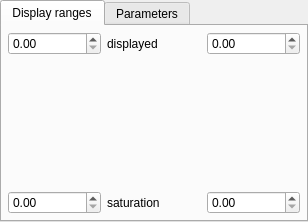
<?xml version="1.0" encoding="UTF-8"?>
<ui version="4.0">
 <class>SFEditDlg</class>
 <widget class="QWidget" name="SFEditDlg">
  <property name="geometry">
   <rect>
    <x>0</x>
    <y>0</y>
    <width>308</width>
    <height>222</height>
   </rect>
  </property>
  <property name="focusPolicy">
   <enum>Qt::StrongFocus</enum>
  </property>
  <property name="windowTitle">
   <string>SF Values</string>
  </property>
  <layout class="QVBoxLayout" name="verticalLayout_2">
   <property name="spacing">
    <number>0</number>
   </property>
   <property name="leftMargin">
    <number>0</number>
   </property>
   <property name="topMargin">
    <number>0</number>
   </property>
   <property name="rightMargin">
    <number>0</number>
   </property>
   <property name="bottomMargin">
    <number>0</number>
   </property>
   <item>
    <widget class="QTabWidget" name="tabWidget_sfeditdlg">
     <property name="currentIndex">
      <number>0</number>
     </property>
     <widget class="QWidget" name="tab">
      <attribute name="title">
       <string>Display ranges</string>
      </attribute>
      <layout class="QVBoxLayout" name="verticalLayout_3">
       <property name="spacing">
        <number>6</number>
       </property>
       <property name="leftMargin">
        <number>6</number>
       </property>
       <property name="topMargin">
        <number>6</number>
       </property>
       <property name="rightMargin">
        <number>6</number>
       </property>
       <property name="bottomMargin">
        <number>6</number>
       </property>
       <item>
        <widget class="QFrame" name="slidersFrame">
         <layout class="QVBoxLayout" name="verticalLayout">
          <property name="leftMargin">
           <number>0</number>
          </property>
          <property name="topMargin">
           <number>0</number>
          </property>
          <property name="rightMargin">
           <number>0</number>
          </property>
          <property name="bottomMargin">
           <number>0</number>
          </property>
          <item>
           <layout class="QHBoxLayout" name="horizontalLayout">
            <item>
             <widget class="QDoubleSpinBox" name="minValSpinBox"/>
            </item>
            <item>
             <widget class="QLabel" name="dispLabel">
              <property name="text">
               <string>displayed</string>
              </property>
             </widget>
            </item>
            <item>
             <widget class="QDoubleSpinBox" name="maxValSpinBox"/>
            </item>
           </layout>
          </item>
          <item>
           <widget class="QFrame" name="histoFrame">
            <property name="sizePolicy">
             <sizepolicy hsizetype="Expanding" vsizetype="Expanding">
              <horstretch>0</horstretch>
              <verstretch>0</verstretch>
             </sizepolicy>
            </property>
           </widget>
          </item>
          <item>
           <layout class="QHBoxLayout" name="horizontalLayout_2">
            <item>
             <widget class="QDoubleSpinBox" name="minSatSpinBox"/>
            </item>
            <item>
             <widget class="QLabel" name="satLabel">
              <property name="text">
               <string>saturation</string>
              </property>
             </widget>
            </item>
            <item>
             <widget class="QDoubleSpinBox" name="maxSatSpinBox"/>
            </item>
           </layout>
          </item>
         </layout>
        </widget>
       </item>
      </layout>
     </widget>
     <widget class="QWidget" name="tab_2">
      <attribute name="title">
       <string>Parameters</string>
      </attribute>
      <layout class="QVBoxLayout" name="verticalLayout_4">
       <item>
        <widget class="QCheckBox" name="nanInGreyCheckBox">
         <property name="toolTip">
          <string>hidden otherwise...</string>
         </property>
         <property name="text">
          <string>show NaN/out of range values in grey</string>
         </property>
         <property name="checked">
          <bool>false</bool>
         </property>
        </widget>
       </item>
       <item>
        <widget class="QCheckBox" name="alwaysShow0CheckBox">
         <property name="text">
          <string>always show 0 in color scale</string>
         </property>
        </widget>
       </item>
       <item>
        <widget class="QCheckBox" name="symmetricalScaleCheckBox">
         <property name="text">
          <string>symmetrical color scale</string>
         </property>
        </widget>
       </item>
       <item>
        <widget class="QCheckBox" name="logScaleCheckBox">
         <property name="text">
          <string>log scale</string>
         </property>
        </widget>
       </item>
       <item>
        <spacer name="verticalSpacer">
         <property name="orientation">
          <enum>Qt::Vertical</enum>
         </property>
         <property name="sizeHint" stdset="0">
          <size>
           <width>20</width>
           <height>40</height>
          </size>
         </property>
        </spacer>
       </item>
      </layout>
     </widget>
    </widget>
   </item>
  </layout>
 </widget>
 <resources/>
 <connections/>
</ui>
